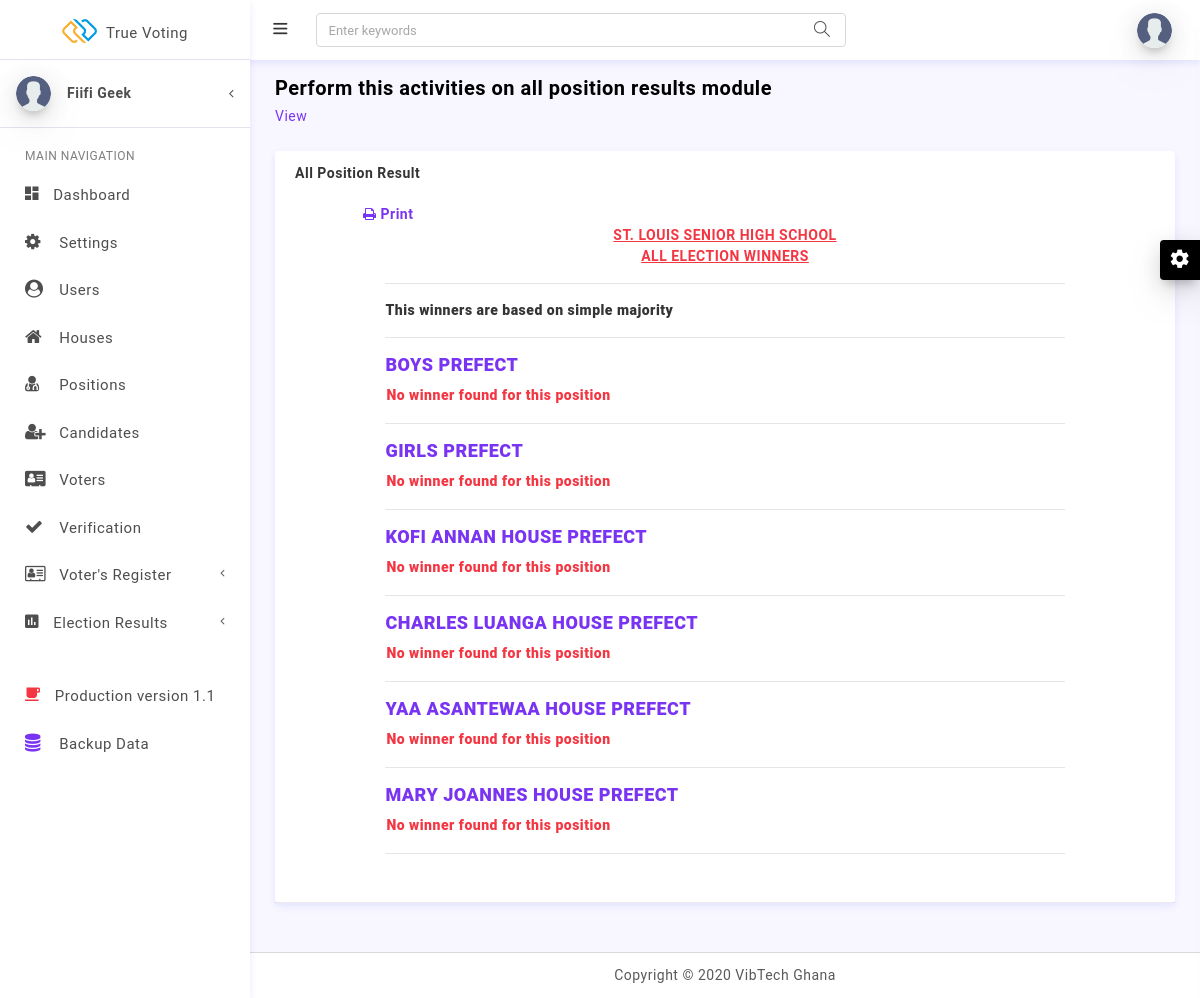
Page /admin/winners.php (signed in) on the earlier database version.
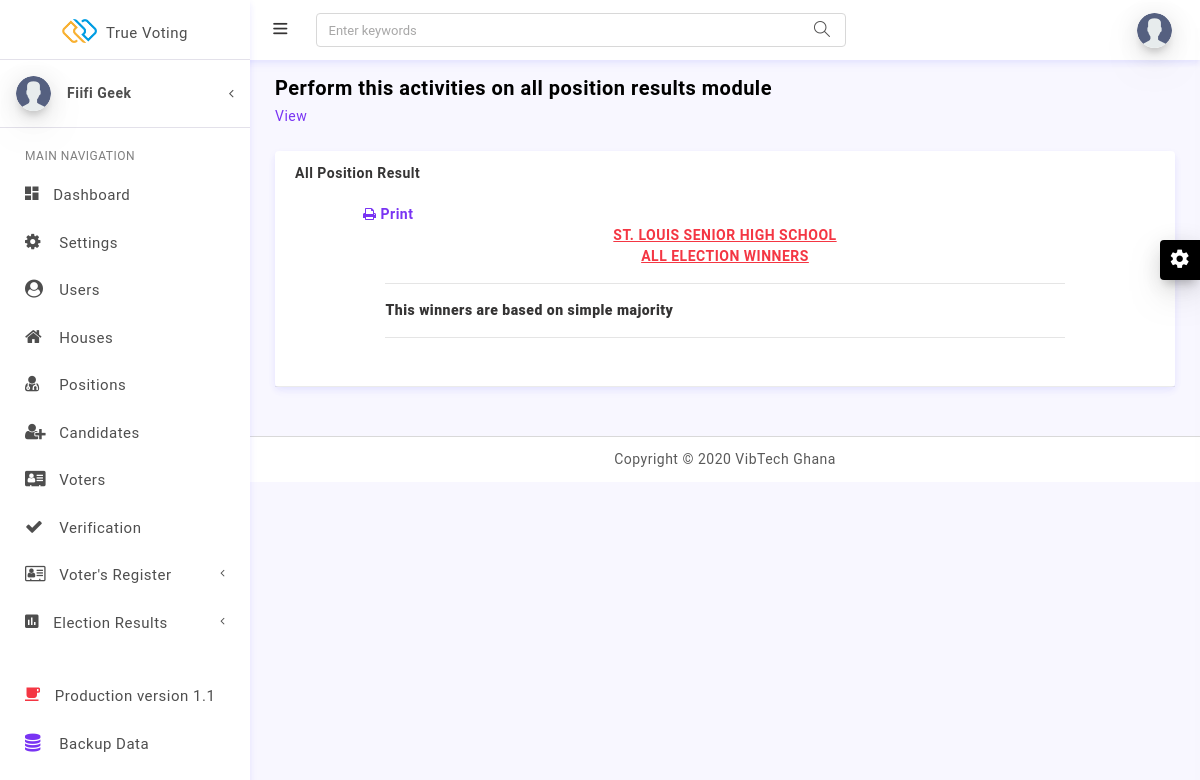
Same page on the later database version.
### tables this page shows
CREATE TABLE `positions` (
  `id` int(11) NOT NULL,
  `name` varchar(191) NOT NULL,
  `criteria` varchar(191) NOT NULL,
  `type` varchar(191) NOT NULL,
  `maxcon` int(11) NOT NULL,
  `created_at` timestamp NULL DEFAULT NULL
);

### models/DBLayer.php (called while the page is built, shortened)
<?php
    class DB {
        public static function connection()
        {
            try{
                $con=new PDO('mysql:host=localhost;dbname=kad;charset=utf8mb4', 'root', '');
                $con->setAttribute(PDO::ATTR_ERRMODE, PDO::ERRMODE_EXCEPTION);
                $con->setAttribute(PDO::ATTR_EMULATE_PREPARES, false);
                return $con;
            }catch(PDOException $ex){
                return "Connection Error ";
            }
        }
    }
    class Model {
        public static function all(string $tableName)
        {
            $con = DB::connection();
            try{
                $query = "SELECT * FROM ".$tableName." ORDER BY id";
                $stmt=$con->prepare($query);
                $stmt->execute();
                $rows=$stmt->fetchAll();
                return $rows;
            }catch(PDOException $ex){
                return 'Something went wrong';
            }
        }
        public static function countWhere($query, array $param)
        {
            $con = DB::connection();
            try{
                $stmt=$con->prepare($query);
                $stmt->execute($param);
                $row=$stmt->fetch();
                return $row['COUNT(*)'];
            }catch(PDOException $ex){
                return 'Something went wrong';
            }
        }
        public static function sumWhere(string $columnName, string $tableName, string $whereClause, array $param)
        {
            $con = DB::connection();
            try{
                $stmt=$con->prepare("SELECT SUM(".$columnName.") FROM ".$tableName." ".$whereClause);
                $stmt->execute($param);
                $row=$stmt->fetch();
                return $row['SUM('.$columnName.')'];
            }catch(PDOException $ex){
                return 'Something went wrong';
            }
        }
    }

### admin/winners.php (the view, shortened to what the changed rows need)
<!DOCTYPE html>
<html lang="en">
<head>
<?php $title = 'All Winners'; include('../layouts/admin-head.php'); ?>
</head>
<body>
<?php include('../layouts/admin-menus.php'); ?>
<?php require_once("../models/DBLayer.php");
    $positions = Model::all('positions');
?>
<div class="row">
    <div class="col-lg-12">
      <div class="card">
        <div class="card-header">
        <div class="card-body">
            <div class="row">
                <div class="col-sm-10" id="printOut">
                    <div class="text-center"><span class="text-danger text-uppercase" style="text-decoration: underline"> St. Louis Senior High School</span></div>
                    <div class="text-center"><span class="text-danger text-uppercase" style="text-decoration: underline"> All Election Winners</span></div>
                    <hr>
                    <span><strong>This winners are based on simple majority</strong></span>
                    <hr>
                    <?php
                    if(count($positions)>0){
                    foreach($positions as $post){
                        if($post['type']=='General'){
                            $countCandidate = Model::countWhere("SELECT COUNT(*) FROM candidates WHERE position=:p", array(':p'=>$post['name']));
                            $can = Model::first("SELECT * FROM candidates WHERE position=:p ORDER BY vote DESC LIMIT 1", array(':p'=>$post['name']));
                            $countVoted = Model::countWhere("SELECT COUNT(*) FROM voters WHERE status=:s", array(':s'=>true));
                            $sumVotes = Model::sumWhere("vote", "candidates", "WHERE position=:p", array(':p'=>$post['name']));
                            if($countCandidate!=1){ ?>
                            <h5><strong class="text-primary text-uppercase"><?php echo $post['name']; ?></strong></h5>
                            <table class="">
                            <?php if($sumVotes==0){ ?>
                                <tr class="text-danger">
                                    <td colspan="4"><strong>No winner found for this position</strong></td>
                                </tr>
                            <?php }else{ ?>
                                <tr>
                                    <td width="100px"><img src="../assets/images/candidates/<?php echo $can['image']; ?>" class="img-thumbnail mb-2" height="80" width="80" alt="<?php echo $can['name']; ?>" /></td>
                                    <td width="300px"><?php echo $can['name']; ?></td>
                                    <td width="130px"><?php echo $can['vote']; ?></td>
                                    <td width="250px">
                                        <span class="pull-left mr-2"><strong><?php echo ($sumVotes!=0)? round(100*($can['vote']/$sumVotes),2):0; ?>%</strong></span>
                                        <div class="progress-wrapper hidden-print">
                                            <div class="progress mt-2">
                                                <div class="progress-bar bg-primary" style="width:<?php echo ($sumVotes!=0)? round(100*($can['vote']/$sumVotes),2):0; ?>%"></div>
                                            </div>
                                        </div>
                                    </td>
                                </tr>
                           <?php } ?>
                            </table> <hr>
                        <?php }else{ ?>
                            <h5><strong class="text-primary text-uppercase"><?php echo $post['name']; ?></strong></h5>
                            <table class="">
                            <?php if($sumVotes==0){ ?>
                                <tr class="text-danger">
                                    <td colspan="4"><strong>No winner found for this position</strong></td>
                                </tr>
                            <?php }else{ ?>
                                <tr>
                                    <td width="100px"><img src="../assets/images/candidates/<?php echo $can['image']; ?>" class="img-thumbnail mb-2" height="80" width="80" alt="<?php echo $can['name']; ?>" /></td>
                                    <td width="300px"><?php echo $can['name']; ?></td>
                                    <td width="130px"><?php echo $can['vote']; ?></td>
                                    <td width="250px">
                                        <span class="pull-left mr-2"><strong><?php echo ($sumVotes!=0)? round(100*($can['vote']/$countVoted),2):0; ?>%</strong></span>
                                        <div class="progress-wrapper hidden-print">
                                            <div class="progress mt-2">
                                                <div class="progress-bar bg-primary" style="width:<?php echo ($sumVotes!=0)? round(100*($can['vote']/$countVoted),2):0; ?>%"></div>
                                            </div>
                                        </div>
                                    </td>
                                </tr>
                            <?php } ?>
                            </table> <hr>
                        <?php } ?>
                    <?php }else{
                            $countCandidate = Model::countWhere("SELECT COUNT(*) FROM candidates WHERE position=:p AND house=:h", array(':p'=>$post['name'], ':h'=>$post['type']));
                            $can = Model::first("SELECT * FROM candidates WHERE position=:p AND house=:h ORDER BY vote DESC LIMIT 1", array(':p'=>$post['name'], ':h'=>$post['type']));
                            $sumVotes = Model::sumWhere("vote", "candidates", "WHERE position=:p AND house=:h", array(':p'=>$post['name'], ':h'=>$post['type']));
                            if($countCandidate!=0){ ?>
                            <h5><strong class="text-primary text-uppercase"><?php echo $post['name']; ?></strong></h5>
                            <table class="">
                            <?php if($sumVotes==0){ ?>
                                <tr class="text-danger">
                                    <td colspan="4"><strong>No winner found for this position</strong></td>
                                </tr>
                            <?php }else{ ?>
                                <tr>
                                    <td width="100px"><img src="../assets/images/candidates/<?php echo $can['image']; ?>" class="img-thumbnail mb-2" height="80" width="80" alt="<?php echo $can['name']; ?>" /></td>
                                    <td width="300px"><?php echo $can['name']; ?></td>
                                    <td width="130px"><?php echo $can['vote']; ?></td>
                                    <td width="250px">
                                        <span class="pull-left mr-2"><strong><?php echo ($sumVotes!=0)? round(100*($can['vote']/$sumVotes),2):0; ?>%</strong></span>
                                        <div class="progress-wrapper hidden-print">
                                            <div class="progress mt-2">
                                                <div class="progress-bar bg-primary" style="width:<?php echo ($sumVotes!=0)? round(100*($can['vote']/$sumVotes),2):0; ?>%"></div>
                                            </div>
                                        </div>
                                    </td>
                                </tr>
                            <?php } ?>
                            </table> <hr>
                            <?php }else{ ?>
                            <h5><strong class="text-primary text-uppercase"><?php echo $post['name']; ?></strong></h5>
                            <table class="">
                            <?php if($sumVotes==0){ ?>
                                <tr class="text-danger">
                                    <td colspan="4"><strong>No winner found for this position</strong></td>
                                </tr>
                            <?php } ?>
                            </table> <hr>
                            <?php  }
                        }
                    }
                    }
                    ?>
                </div>
            </div>
        </div>
      </div>
    </div>
</div>
<?php include('../layouts/admin-footer.php'); ?>
</body>
</html>

Differences in the rows shown:
removed positions: name "BOYS PREFECT"
removed positions: name "GIRLS PREFECT"
removed positions: name "KOFI ANNAN HOUSE PREFECT"
removed positions: name "CHARLES LUANGA HOUSE PREFECT"
removed positions: name "YAA ASANTEWAA HOUSE PREFECT"
removed positions: name "MARY JOANNES HOUSE PREFECT"
